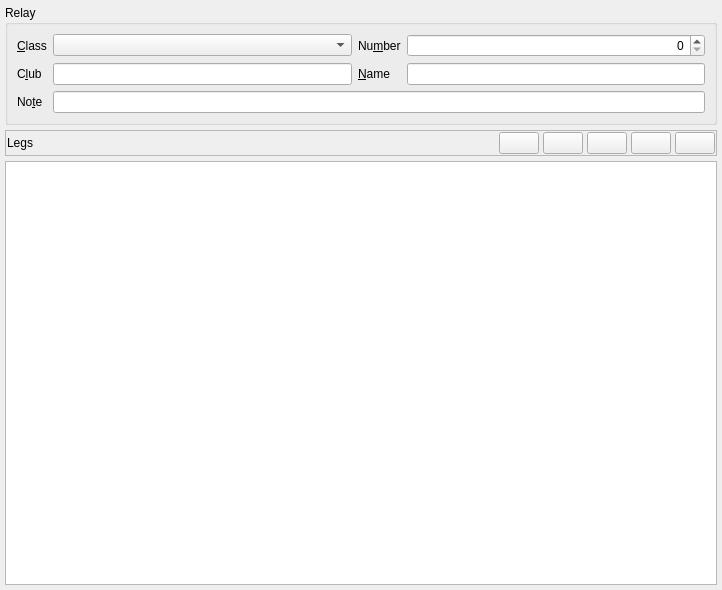
<?xml version="1.0" encoding="UTF-8"?>
<ui version="4.0">
 <class>RelayWidget</class>
 <widget class="QWidget" name="RelayWidget">
  <property name="geometry">
   <rect>
    <x>0</x>
    <y>0</y>
    <width>722</width>
    <height>590</height>
   </rect>
  </property>
  <property name="windowTitle">
   <string>Form</string>
  </property>
  <layout class="QVBoxLayout" name="verticalLayout_2">
   <property name="spacing">
    <number>5</number>
   </property>
   <property name="leftMargin">
    <number>5</number>
   </property>
   <property name="topMargin">
    <number>5</number>
   </property>
   <property name="rightMargin">
    <number>5</number>
   </property>
   <property name="bottomMargin">
    <number>5</number>
   </property>
   <item>
    <widget class="QGroupBox" name="groupBox_2">
     <property name="title">
      <string>Relay</string>
     </property>
     <layout class="QGridLayout" name="gridLayout">
      <item row="1" column="2">
       <widget class="QLabel" name="label_4">
        <property name="text">
         <string>&amp;Name</string>
        </property>
        <property name="buddy">
         <cstring>lineEdit_6</cstring>
        </property>
       </widget>
      </item>
      <item row="0" column="0">
       <widget class="QLabel" name="label">
        <property name="text">
         <string>&amp;Class</string>
        </property>
        <property name="buddy">
         <cstring>cbxClass</cstring>
        </property>
       </widget>
      </item>
      <item row="1" column="0">
       <widget class="QLabel" name="label_3">
        <property name="text">
         <string>C&amp;lub</string>
        </property>
        <property name="buddy">
         <cstring>lineEdit_6</cstring>
        </property>
       </widget>
      </item>
      <item row="3" column="0">
       <widget class="QLabel" name="label_9">
        <property name="text">
         <string>No&amp;te</string>
        </property>
        <property name="buddy">
         <cstring>lineEdit_8</cstring>
        </property>
       </widget>
      </item>
      <item row="0" column="1">
       <widget class="qf::gui::ForeignKeyComboBox" name="cbxClass">
        <property name="dataId" stdset="0">
         <string notr="true">relays.classId</string>
        </property>
       </widget>
      </item>
      <item row="1" column="3">
       <widget class="qf::gui::LineEdit" name="lineEdit_6">
        <property name="dataId" stdset="0">
         <string notr="true">relays.name</string>
        </property>
       </widget>
      </item>
      <item row="1" column="1">
       <widget class="qf::gui::LineEdit" name="lineEdit_7">
        <property name="dataId" stdset="0">
         <string notr="true">relays.club</string>
        </property>
       </widget>
      </item>
      <item row="0" column="2">
       <widget class="QLabel" name="label_5">
        <property name="text">
         <string>Nu&amp;mber</string>
        </property>
        <property name="buddy">
         <cstring>lineEdit_6</cstring>
        </property>
       </widget>
      </item>
      <item row="0" column="3">
       <widget class="qf::gui::SpinBox" name="spinBox">
        <property name="alignment">
         <set>Qt::AlignRight|Qt::AlignTrailing|Qt::AlignVCenter</set>
        </property>
        <property name="maximum">
         <number>9999999</number>
        </property>
        <property name="dataId" stdset="0">
         <string notr="true">relays.number</string>
        </property>
       </widget>
      </item>
      <item row="3" column="1" colspan="3">
       <widget class="qf::gui::LineEdit" name="lineEdit_8">
        <property name="dataId" stdset="0">
         <string notr="true">relays.note</string>
        </property>
       </widget>
      </item>
     </layout>
    </widget>
   </item>
   <item>
    <widget class="QFrame" name="frame">
     <property name="frameShape">
      <enum>QFrame::StyledPanel</enum>
     </property>
     <property name="frameShadow">
      <enum>QFrame::Raised</enum>
     </property>
     <layout class="QHBoxLayout" name="horizontalLayout">
      <property name="spacing">
       <number>4</number>
      </property>
      <property name="leftMargin">
       <number>1</number>
      </property>
      <property name="topMargin">
       <number>1</number>
      </property>
      <property name="rightMargin">
       <number>1</number>
      </property>
      <property name="bottomMargin">
       <number>1</number>
      </property>
      <item>
       <widget class="QLabel" name="label_2">
        <property name="text">
         <string>Legs</string>
        </property>
       </widget>
      </item>
      <item>
       <spacer name="horizontalSpacer">
        <property name="orientation">
         <enum>Qt::Horizontal</enum>
        </property>
        <property name="sizeHint" stdset="0">
         <size>
          <width>40</width>
          <height>20</height>
         </size>
        </property>
       </spacer>
      </item>
      <item>
       <widget class="QPushButton" name="btAddLeg">
        <property name="toolTip">
         <string>Add leg Ctrl+Ins</string>
        </property>
        <property name="icon">
         <iconset resource="../../../../../../libqf/libqfgui/images/flat/flat.qrc">
          <normaloff>:/qf/gui/images/flat/insert-row.svg</normaloff>:/qf/gui/images/flat/insert-row.svg</iconset>
        </property>
        <property name="shortcut">
         <string>Ctrl+Ins</string>
        </property>
       </widget>
      </item>
      <item>
       <widget class="QPushButton" name="btRemoveLeg">
        <property name="toolTip">
         <string>Remove leg Ctrl+Del</string>
        </property>
        <property name="icon">
         <iconset resource="../../../../../../libqf/libqfgui/images/flat/flat.qrc">
          <normaloff>:/qf/gui/images/flat/delete-row.svg</normaloff>:/qf/gui/images/flat/delete-row.svg</iconset>
        </property>
        <property name="shortcut">
         <string>Ctrl+Del</string>
        </property>
       </widget>
      </item>
      <item>
       <widget class="QPushButton" name="btMoveLegDown">
        <property name="toolTip">
         <string>Move leg down Ctrl+D</string>
        </property>
        <property name="icon">
         <iconset resource="../../../../../../libqf/libqfgui/images/flat/flat.qrc">
          <normaloff>:/qf/gui/images/flat/down.svg</normaloff>:/qf/gui/images/flat/down.svg</iconset>
        </property>
        <property name="shortcut">
         <string>Ctrl+D</string>
        </property>
       </widget>
      </item>
      <item>
       <widget class="QPushButton" name="btMoveLegUp">
        <property name="toolTip">
         <string>Move leg up Ctrl+U</string>
        </property>
        <property name="icon">
         <iconset resource="../../../../../../libqf/libqfgui/images/flat/flat.qrc">
          <normaloff>:/qf/gui/images/flat/up.svg</normaloff>:/qf/gui/images/flat/up.svg</iconset>
        </property>
        <property name="shortcut">
         <string>Ctrl+U</string>
        </property>
       </widget>
      </item>
      <item>
       <widget class="QPushButton" name="btReloadLegsTable">
        <property name="toolTip">
         <string>Reload Ctrl+R</string>
        </property>
        <property name="icon">
         <iconset resource="../../../../../../libqf/libqfgui/images/flat/flat.qrc">
          <normaloff>:/qf/gui/images/flat/reload.svg</normaloff>:/qf/gui/images/flat/reload.svg</iconset>
        </property>
        <property name="shortcut">
         <string>Ctrl+R</string>
        </property>
       </widget>
      </item>
     </layout>
    </widget>
   </item>
   <item>
    <widget class="qf::gui::TableView" name="tblLegs"/>
   </item>
  </layout>
 </widget>
 <customwidgets>
  <customwidget>
   <class>qf::gui::TableView</class>
   <extends>QTableView</extends>
   <header location="global">qf/gui/tableview.h</header>
  </customwidget>
  <customwidget>
   <class>qf::gui::LineEdit</class>
   <extends>QLineEdit</extends>
   <header location="global">qf/gui/lineedit.h</header>
  </customwidget>
  <customwidget>
   <class>qf::gui::ForeignKeyComboBox</class>
   <extends>QComboBox</extends>
   <header location="global">qf/gui/combobox.h</header>
  </customwidget>
  <customwidget>
   <class>qf::gui::SpinBox</class>
   <extends>QSpinBox</extends>
   <header location="global">qf/gui/spinbox.h</header>
  </customwidget>
 </customwidgets>
 <tabstops>
  <tabstop>cbxClass</tabstop>
  <tabstop>spinBox</tabstop>
  <tabstop>lineEdit_7</tabstop>
  <tabstop>lineEdit_6</tabstop>
  <tabstop>lineEdit_8</tabstop>
  <tabstop>btAddLeg</tabstop>
  <tabstop>btRemoveLeg</tabstop>
  <tabstop>btMoveLegDown</tabstop>
  <tabstop>btMoveLegUp</tabstop>
  <tabstop>btReloadLegsTable</tabstop>
  <tabstop>tblLegs</tabstop>
 </tabstops>
 <resources>
  <include location="../../../../../../libqf/libqfgui/images/flat/flat.qrc"/>
 </resources>
 <connections/>
</ui>
